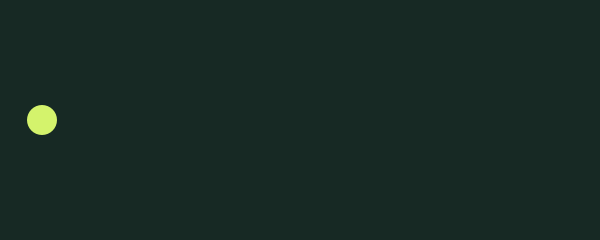
Frame 1 (no input)
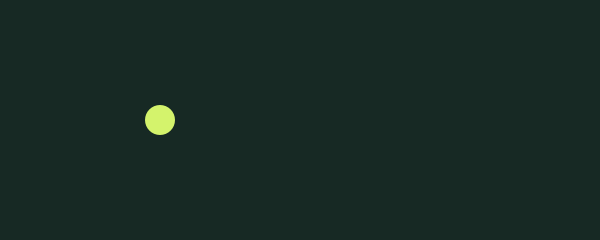
Frame 60 (the mouse pressed at the canvas centre just before this capture)
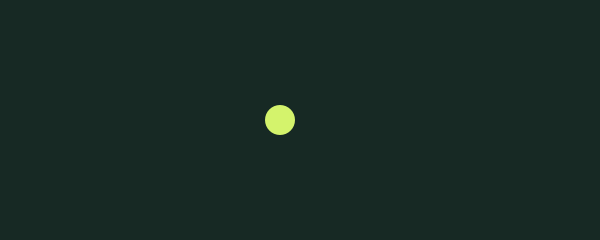
Frame 120 (the mouse held since frame 60 and released just before this capture)

The Processing sketch that drew these frames (run headless with seeded random() and noise(); from frame 60 on, the mouse is pressed at the canvas centre):

// Processing sketch: MotionStudy
// ── MotionStudy.pde
// Original teaching example for the Intro Java site mockup.
// Processing Java mode; no external libraries or assets.
float x = 40;
float speed = 2;

void setup() {
  size(600, 240);
}

void draw() {
  background(23, 41, 36);
  x = x + speed;
  if (x > width + 15) {
    x = -15;
  }
  fill(212, 243, 108);
  noStroke();
  circle(x, height / 2, 30);
}
